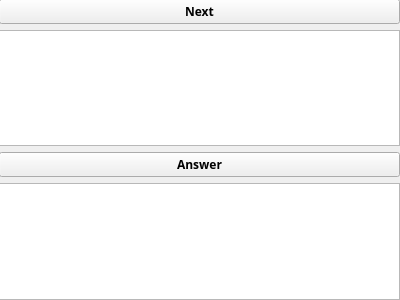
<?xml version="1.0" encoding="UTF-8"?>
<ui version="4.0">
 <class>Form</class>
 <widget class="QWidget" name="Form">
  <property name="geometry">
   <rect>
    <x>0</x>
    <y>0</y>
    <width>400</width>
    <height>300</height>
   </rect>
  </property>
  <property name="font">
   <font>
    <family>JBRYXW Mono</family>
    <weight>75</weight>
    <bold>true</bold>
   </font>
  </property>
  <property name="windowTitle">
   <string>WinCards</string>
  </property>
  <widget class="QWidget" name="verticalLayoutWidget">
   <property name="geometry">
    <rect>
     <x>-1</x>
     <y>-1</y>
     <width>401</width>
     <height>301</height>
    </rect>
   </property>
   <layout class="QVBoxLayout" name="verticalLayout">
    <item>
     <layout class="QVBoxLayout" name="verticalLayout_2">
      <item>
       <widget class="QPushButton" name="btn_next">
        <property name="font">
         <font>
          <family>JBRYXW Mono</family>
          <weight>75</weight>
          <bold>true</bold>
         </font>
        </property>
        <property name="text">
         <string>Next</string>
        </property>
       </widget>
      </item>
      <item>
       <widget class="QTextBrowser" name="txt_next"/>
      </item>
      <item>
       <widget class="QPushButton" name="btn_answer">
        <property name="font">
         <font>
          <family>JBRYXW Mono</family>
          <weight>75</weight>
          <bold>true</bold>
         </font>
        </property>
        <property name="text">
         <string>Answer</string>
        </property>
       </widget>
      </item>
      <item>
       <widget class="QTextEdit" name="txt_answer"/>
      </item>
      <item>
       <layout class="QVBoxLayout" name="verticalLayout_3"/>
      </item>
     </layout>
    </item>
   </layout>
  </widget>
 </widget>
 <resources/>
 <connections/>
</ui>
